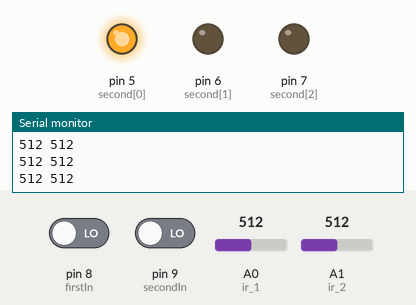
This sketch was run on a simulated Arduino Uno, built with avr-gcc and run on an emulated ATmega328P. On the bench: output pins drawn as LEDs (lit = HIGH), the last lines printed to the serial monitor. Dashed ring = blinking. The test bench sets the inputs (shaded band); at power-on: A1 (ir_2) = 512, pin 8 (firstIn) LOW, pin 9 (secondIn) LOW, A0 (ir_1) = 512. Pins used as bus, display or sensor lines are not drawn.

Above: at 1.3 s.
1.4 s: A1 (ir_2) set to 163
2.9 s: A1 (ir_2) set to 138
At 3.9 s:
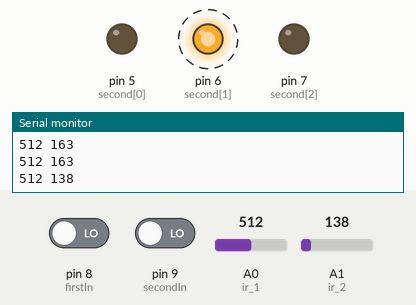
5.9 s: A1 (ir_2) set to 160
At 6.9 s:
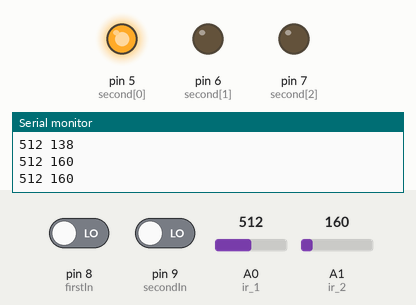
7.5 s: pin 8 (firstIn) driven HIGH
At 8.1 s:
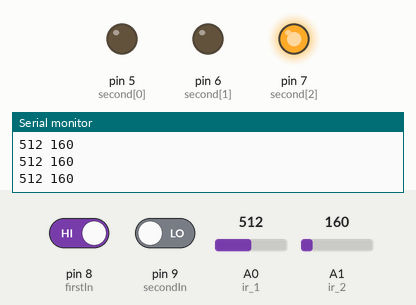
Timing chart, 0 to 10.0 s (numbered marks = the images above; inputs shaded):
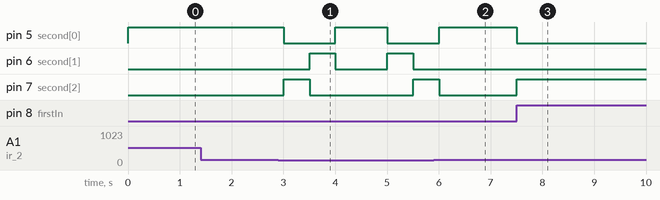

The sketch:

two_way_traffic_light_with_vip_control.ino
```cpp
int first[] = { 2, 3, 4 };
int second[] = { 5, 6, 7 };
int mode = 0;
int firstIn = 8;
int secondIn = 9;

//ir sensor
int ir_1 = A0;
int ir_2 = A1;


int check_signal(){
  int btn_1 = digitalRead(firstIn);
  int btn_2 = digitalRead(secondIn);
  int ir1 = analogRead(ir_1);
  int ir2 = analogRead(ir_2);

  if((btn_1 == 1) || (btn_2 == 1) ){
    return 1;
  }
  else if((ir1 < 150) || (ir2 > 150)){
    return 1;
  }

  return 0;
}


void off() {
  for (int i = 0; i < 3; i++) {
    digitalWrite(first[i], LOW);
    digitalWrite(second[i], LOW);
  }
}

void fun(int mode) {

  if (mode == 0) {
    off();

    for (int i = 0; i < 3; i++) {
      if(check_signal()) return;

      digitalWrite(first[i], HIGH);
      digitalWrite(second[2 - i], HIGH);
      delay(500);

      digitalWrite(first[i], LOW);
      digitalWrite(second[2 - i], LOW);
    }
    mode = 1;
  }
  if (mode == 1) {
    off();
    for (int i = 0; i < 3; i++) {
      if(check_signal()) return;

      digitalWrite(first[2 - i], HIGH);
      digitalWrite(second[i], HIGH);
      delay(500);

      digitalWrite(first[2 - i], LOW);
      digitalWrite(second[i], LOW);
    }
    mode = 0;
  }

  if (mode == 3) {
    off();
    digitalWrite(first[0], HIGH);
    digitalWrite(second[2], HIGH);
  }

  if (mode == 4) {
    off();
    digitalWrite(first[2], HIGH);
    digitalWrite(second[0], HIGH);
  }
}

void setup() {
  for (int i = 0; i < 3; i++) {
    pinMode(first[i], OUTPUT);
    pinMode(second[i], OUTPUT);
  }
  pinMode(ir_1, INPUT);
  pinMode(ir_2, INPUT);

  pinMode(firstIn, INPUT);
  pinMode(secondIn, INPUT);

  Serial.begin(9600);
}

void loop() {
  int val1, val2;
  int ir_val1, ir_val2;

  val1 = digitalRead(firstIn);
  val2 = digitalRead(secondIn);
  ir_val1 = analogRead(ir_1);
  ir_val2 = analogRead(ir_2);

  Serial.print(ir_val1);
  Serial.print(" ");
  Serial.print(ir_val2);
  Serial.println();

  if (val1 == 1) {
    fun(3);
    delay(500);
  } else if (val2 == 1) {
    fun(4);
    delay(500);
  } else if (ir_val1 < 150) {

    fun(3);
    delay(500);
  } else if (ir_val2 > 150) {
    fun(4);
    delay(500);

  } else {
    fun(mode);
  }
}
```

Measured:
- the behaviour switches between 151 and 150 on A1 (ir_2) (found by bisection; images 0 and 1)
- after the input at 2.9 s, pin 5 (second[0]): HIGH → LOW after 0.10 s, → HIGH 1.0 s later, → LOW 1.0 s later; pin 6 (second[1]): alternates HIGH for 0.50 s and LOW for 1.0 s, starting after 0.60 s; pin 7 (second[2]): LOW → HIGH after 0.10 s, → LOW 0.50 s later, → HIGH 2.0 s later
- after the input at 5.9 s, pin 5 (second[0]): LOW → HIGH after 0.11 s instead of 1.1 s; pin 6 (second[1]): stays LOW (without the input it goes to HIGH after 0.61 s); pin 7 (second[2]): HIGH → LOW after 0.11 s instead of 0.61 s
- after the input at 7.5 s, pin 5 (second[0]): HIGH → LOW at once; pin 7 (second[2]): LOW → HIGH at once
